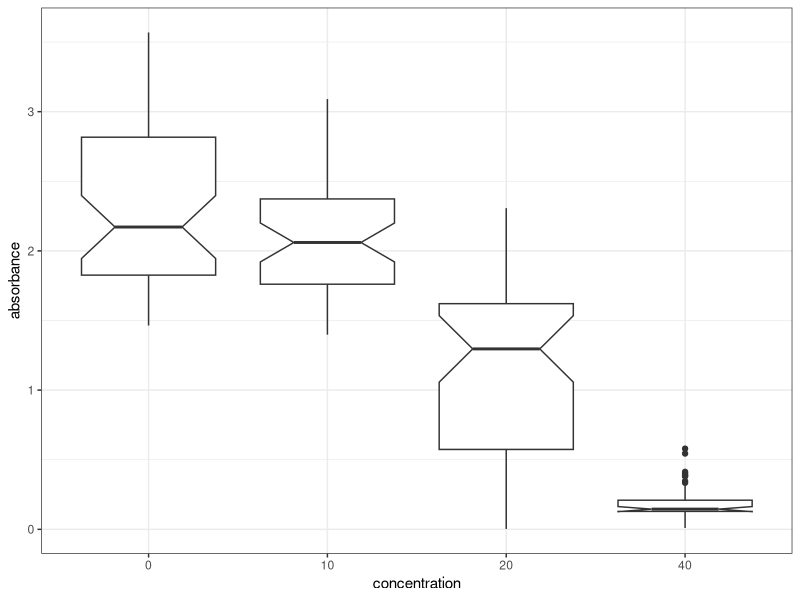
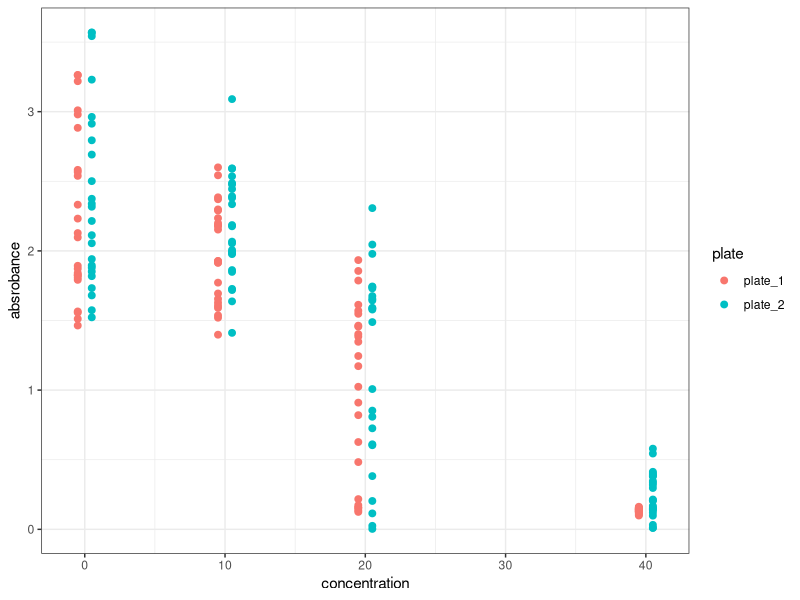

R code for these plots, in order: (Note: this script raises an error after producing the figures.)
## ---- chunk 1
knitr::opts_chunk$set(echo = TRUE)
## ---- chunk 2
# read in the data and save it to an object called d
d <- read.csv(file="../data/dummy_data.csv")
#d <- read.csv(file="../data/cell_culture_dummy_data.csv")

# examine the structure of the data
str(d)
## ---- chunk 3
library(ggplot2)

my_boxplot <- ggplot(data=d, aes(x=as.factor(concentration), y=absorbance)) +
                geom_boxplot(notch=TRUE) +
                theme_bw() +
                xlab("concentration") +
                ylab("absorbance")

print(my_boxplot)
## ---- chunk 4
my_scatter <- ggplot(data=d, aes(x=concentration, y=absorbance, colour=plate)) +
                geom_point(size=2, position=position_dodge(width=2)) +
                theme_bw() +
                xlab("concentration") +
                ylab("absrobance")

print(my_scatter)
## ---- chunk 5
dummy <- function(x, mean, sd) {
  
  add <- rnorm(1, mean/9, sd/5)
  out <- x + add
  return(out)
  
}

new_values <- na.omit(mapply(FUN=dummy, x=d$absorbance, mean=mean(d$absorbance, na.rm=TRUE), sd=sd(d$absorbance, na.rm=TRUE)))

d$absorbance[97:192] <- abs(new_values)
write.table(d, file="../data/dummy_data.csv", row.names=FALSE, quote=FALSE, sep=",")
